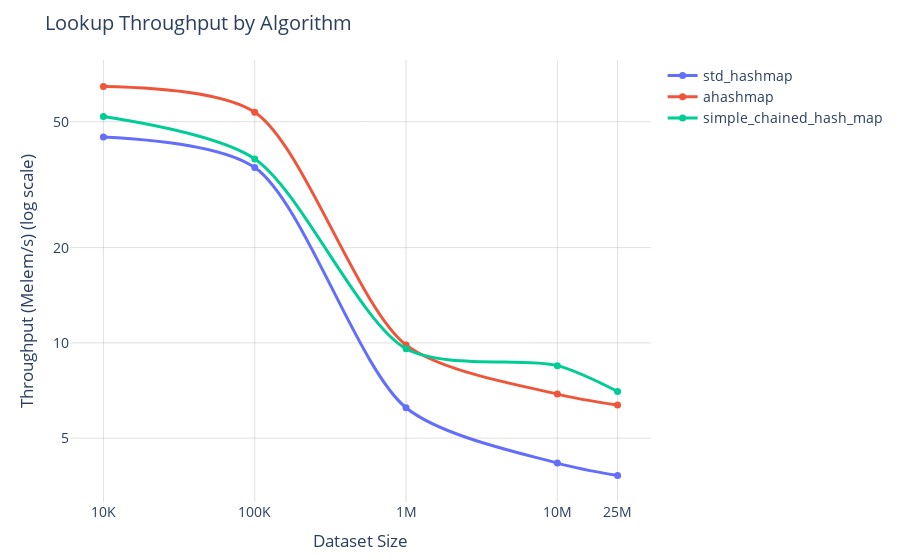

Notebook code cell kept with this figure:
### Code cell
fig = plot_bench(df, "lookup", "Lookup Throughput by Algorithm", bench_type="throughput", log_y=True)
fig.show()

### Figure 1 — Plotly figure (JSON) as saved in the notebook; plotly's stock layout.template omitted (floating-point values rounded to 4 significant figures)
{"data": [{"hovertemplate": "Algorithm=std_hashmap<br>Dataset Size=%{x}<br>Throughput (Melem/s) (log scale)=%{y}<extra></extra>", "legendgroup": "std_hashmap", "line": {"color": "#636EFA", "dash": "solid", "shape": "spline", "smoothing": 0.8, "width": 3}, "marker": {"size": 7, "symbol": "circle"}, "mode": "lines+markers", "name": "std_hashmap", "orientation": "v", "showlegend": true, "type": "scatter", "x": [10000, 100000, 1000000, 10000000, 25000000], "xaxis": "x", "y": [44.77, 35.82, 6.24, 4.171, 3.81], "yaxis": "y"}, {"hovertemplate": "Algorithm=ahashmap<br>Dataset Size=%{x}<br>Throughput (Melem/s) (log scale)=%{y}<extra></extra>", "legendgroup": "ahashmap", "line": {"color": "#EF553B", "dash": "solid", "shape": "spline", "smoothing": 0.8, "width": 3}, "marker": {"size": 7, "symbol": "circle"}, "mode": "lines+markers", "name": "ahashmap", "orientation": "v", "showlegend": true, "type": "scatter", "x": [10000, 100000, 1000000, 10000000, 25000000], "xaxis": "x", "y": [64.61, 53.56, 9.854, 6.89, 6.361], "yaxis": "y"}, {"hovertemplate": "Algorithm=simple_chained_hash_map<br>Dataset Size=%{x}<br>Throughput (Melem/s) (log scale)=%{y}<extra></extra>", "legendgroup": "simple_chained_hash_map", "line": {"color": "#00CC96", "dash": "solid", "shape": "spline", "smoothing": 0.8, "width": 3}, "marker": {"size": 7, "symbol": "circle"}, "mode": "lines+markers", "name": "simple_chained_hash_map", "orientation": "v", "showlegend": true, "type": "scatter", "x": [10000, 100000, 1000000, 10000000, 25000000], "xaxis": "x", "y": [51.9, 38.14, 9.583, 8.474, 7.021], "yaxis": "y"}], "layout": {"autosize": true, "font": {"size": 14}, "hovermode": "x unified", "legend": {"title": {"text": ""}, "tracegroupgap": 0}, "margin": {"b": 55, "l": 70, "r": 20, "t": 60}, "title": {"text": "Lookup Throughput by Algorithm"}, "xaxis": {"anchor": "y", "autorange": true, "domain": [0, 1], "gridcolor": "rgba(0, 0, 0, 0.12)", "range": [3.787, 7.611], "showgrid": true, "ticktext": ["10K", "100K", "1M", "10M", "25M"], "tickvals": [10000, 100000, 1000000, 10000000, 25000000], "title": {"text": "Dataset Size"}, "type": "log"}, "yaxis": {"anchor": "x", "autorange": true, "domain": [0, 1], "gridcolor": "rgba(0, 0, 0, 0.12)", "range": [0.4841, 1.907], "showgrid": true, "ticktext": ["1", "2", "5", "10", "20", "50", "100"], "tickvals": [1, 2, 5, 10, 20, 50, 100], "title": {"text": "Throughput (Melem/s) (log scale)"}, "type": "log"}}}
